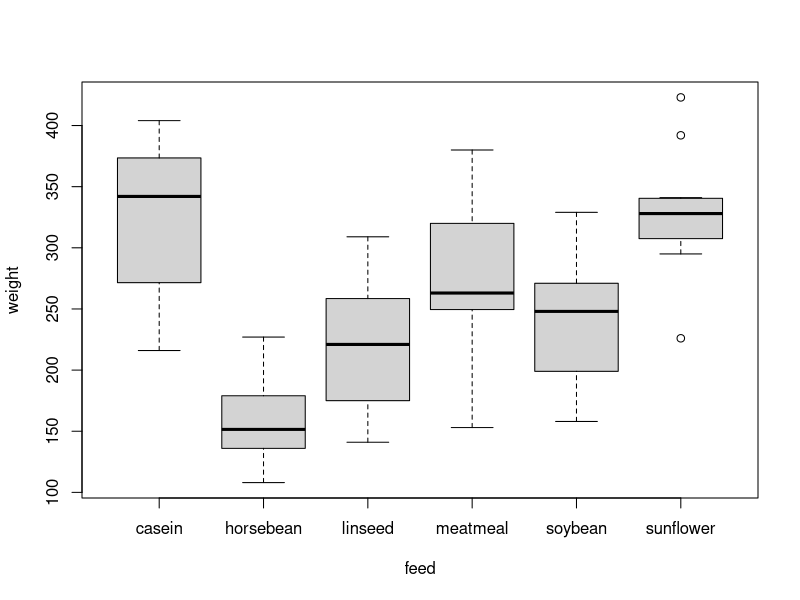
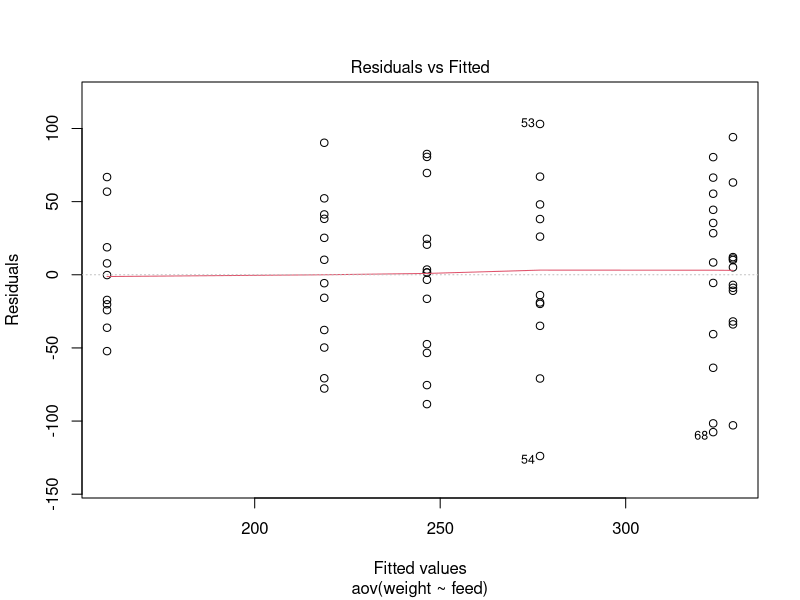
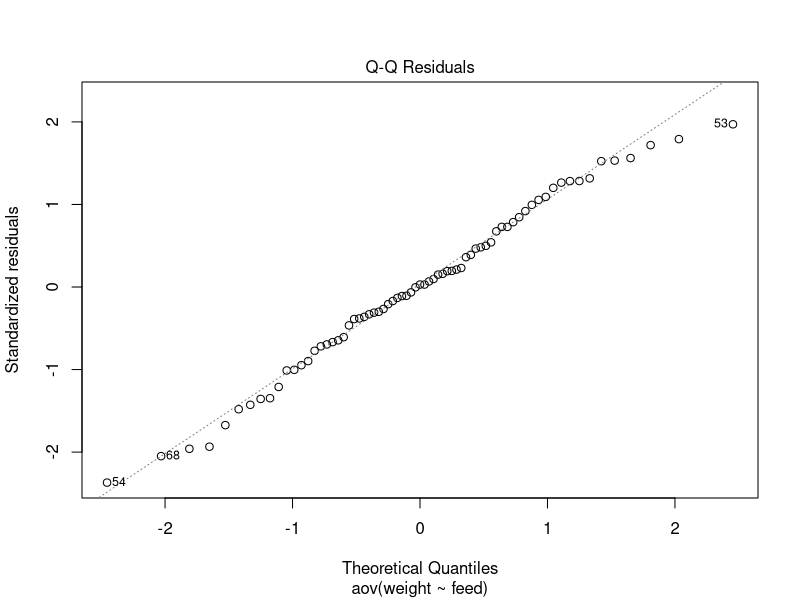
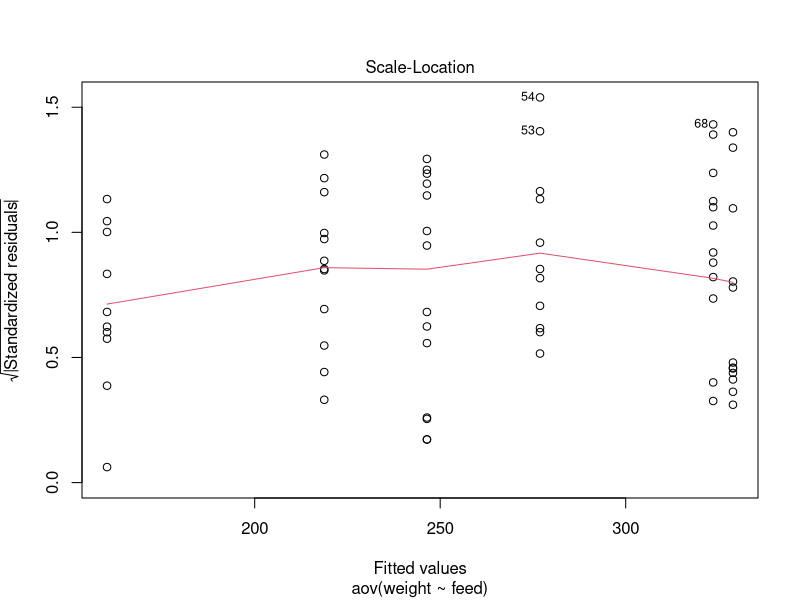
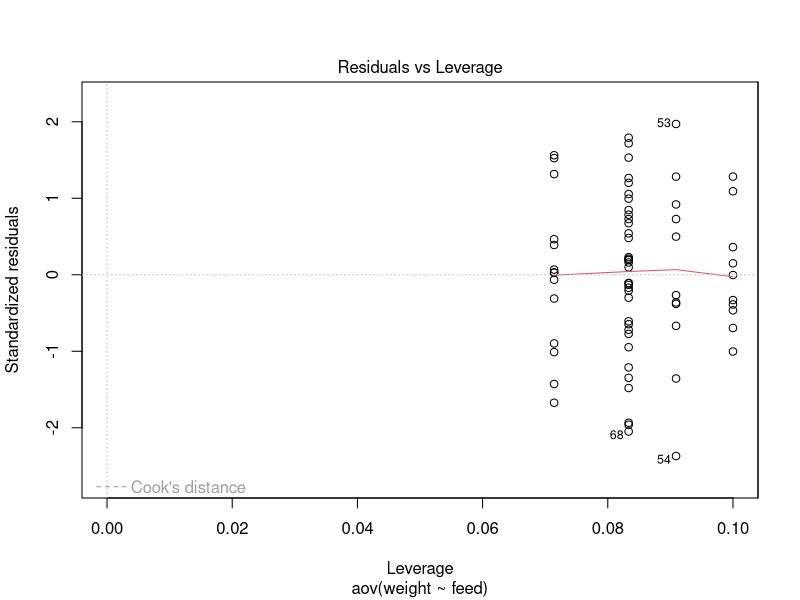
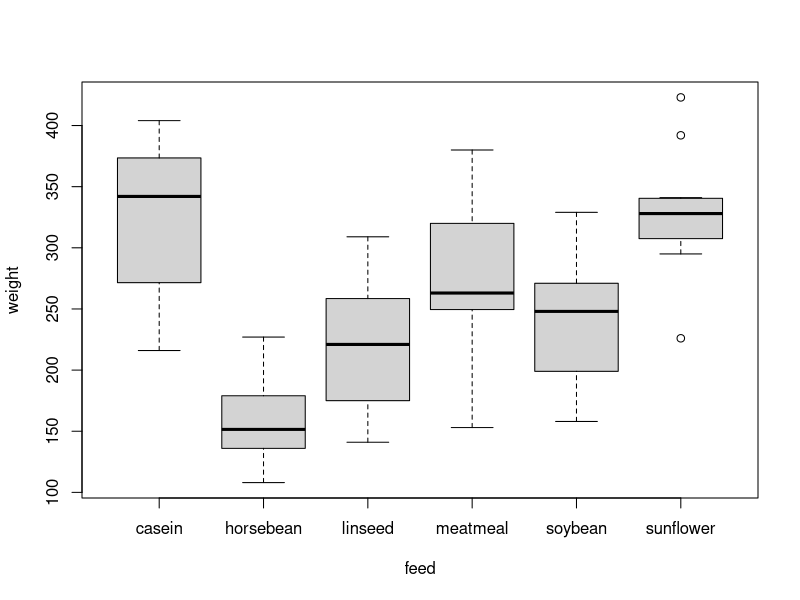
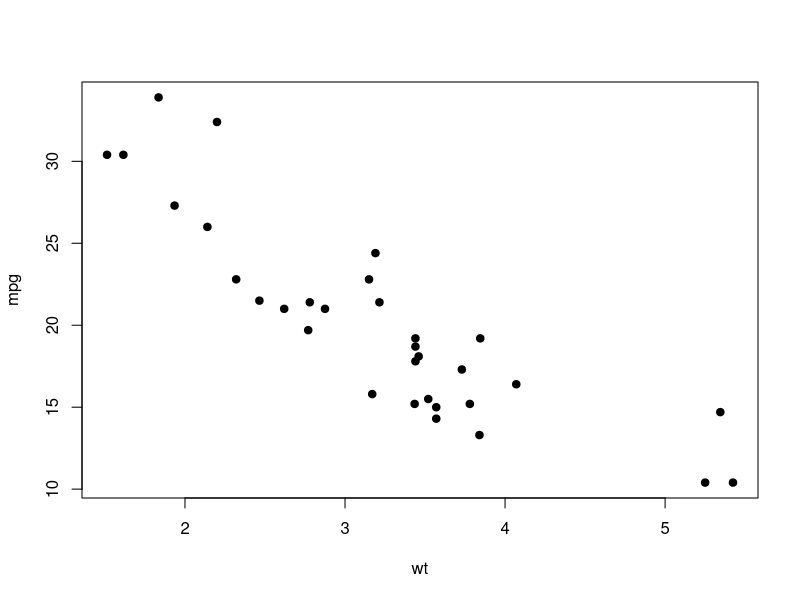
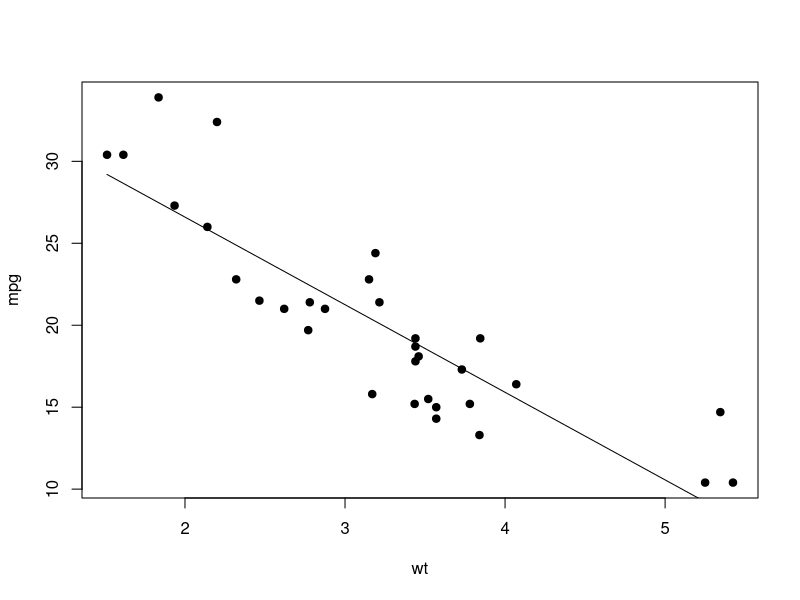

Source code (R) for these figures, in order:
## ---- chunk 1
?chickwts #This will give you a help file that includes information about the dataset. 
head(chickwts)
## ---- chunk 2
plot(weight~feed,data=chickwts)
## ---- chunk 3
aov.mod=aov(weight~feed, data=chickwts) 
summary(aov.mod)
## ---- chunk 4
plot(aov.mod)
## ---- chunk 5
fligner.test(weight~feed,data=chickwts)
## ---- chunk 6
thsd=TukeyHSD(aov.mod) 
thsd
## ---- chunk 7
plot(weight~feed,data=chickwts)
## ---- chunk 8
?mtcars
head(mtcars)
## ---- chunk 9
plot(mpg~wt, data=mtcars, pch=19)
## ---- chunk 10
lm.mod=lm(mpg~wt, data=mtcars)
summary(lm.mod)
## ---- chunk 11
plot(mpg~wt, data=mtcars, pch=19)
lm.mod=lm(mpg~wt, data=mtcars)
xv=seq(min(mtcars$wt), max(mtcars$wt), length=2)
yv=predict(lm.mod, data.frame(wt=xv))
lines(xv, yv)
## ---- chunk 12
my.pal=c("tomato", "slateblue")
plot(mpg~wt, data=mtcars, pch=19, col=my.pal[as.numeric(mtcars$am)+1], cex=2)
## ---- chunk 13
mtcars$trans.type=factor(mtcars$am)
ancova.mod1=aov(mpg~wt*trans.type, data=mtcars)
summary(ancova.mod1)
## ---- chunk 14
ancova.mod2=lm(mpg~wt*trans.type, data=mtcars)
anova(ancova.mod2)
## ---- chunk 15
auto.dat=subset(mtcars, am==0)
manu.dat=subset(mtcars, am==1)
lm.auto=lm(mpg~wt, data=auto.dat)
lm.manu=lm(mpg~wt, data=manu.dat)
my.pal=c("tomato", "slateblue")
plot(mpg~wt, data=mtcars, pch=19, col=my.pal[as.numeric(mtcars$am)+1], cex=2)
abline(lm.auto, col="tomato", lwd=2)
abline(lm.manu, col="slateblue", lwd=2)
## ---- chunk 16
my.pal=c("tomato", "slateblue")
plot(mpg~wt, data=mtcars, pch=19, col=my.pal[as.numeric(mtcars$am)+1], cex=2)

xv0=seq(min(auto.dat$wt), max(auto.dat$wt), length=10)
yv0=predict(lm.auto, data.frame(wt=xv0))
lines(xv0, yv0, col="tomato", lwd=2)

xv1=seq(min(manu.dat$wt), max(manu.dat$wt), length=11)
yv1=predict(lm.manu, data.frame(wt=xv1))
lines(xv1, yv1, col="slateblue", lty=2, lwd=2)
## ---- chunk 17
library(lme4) 
library(lmerTest)
?sleepstudy
## ---- chunk 18
mix.mod1=lmer(Reaction~Days+ (Days|Subject), data=sleepstudy) #mixed effects model of Days, with Days nested in Subject as random effect summary(mix.mod1) #summary of lmer output does not give you p-values
anova(mix.mod1)
